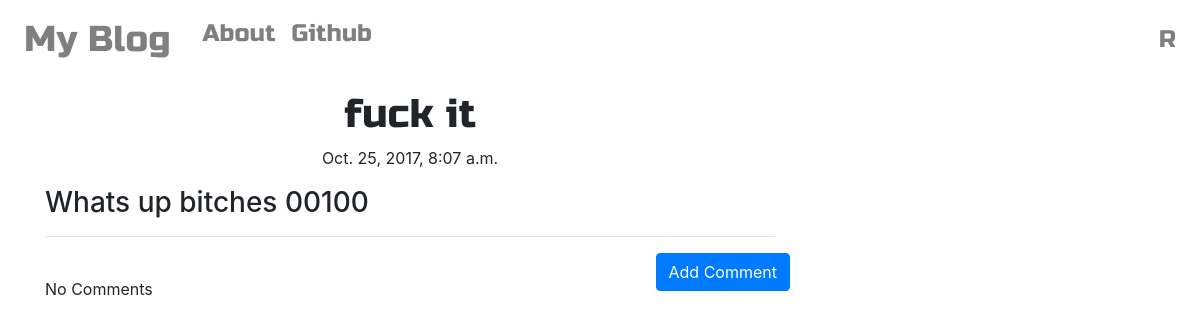
/post/1, run on the app's committed database.
### blog/models.py (models this page shows, shortened)
class Post(models.Model):
    author = models.ForeignKey('auth.User')
    title = models.CharField(max_length=200)
    text = models.TextField()
    create_date = models.DateTimeField(default=timezone.now())
    published_date = models.DateTimeField(blank=True,null=True)

class Comments(models.Model):
    post = models.ForeignKey('blog.Post',related_name='comments')
    author =  models.CharField(max_length=200)
    text = models.TextField()
    create_date = models.DateTimeField(default=timezone.now())
    approved_comments = models.BooleanField(default=False)

### blog/views.py (the view)
# urls.py: url(r'^post/(?P<pk>\d+)$',views.PostDetailView.as_view(),name='post_detail'),
class PostDetailView(DetailView):
    model = Post

### blog/templates/blog/post_detail.html (shortened to what this page needs)
{% extends "blog/base.html" %}
{% block content %}
  <h1 class="posttitle loader">{{post.title}}</h1>
  {% if post.published_date %}
  <div class="date postdate">
    {{post.published_date}}
  </div>
  {% else %}
  <a class="btn btn-default" href="{% url 'post_publish' pk=post.pk %}">Publish</a>
  {% endif %}
  <p class="postcontent">{{post.text|safe|linebreaksbr}}</p>
  <hr>
  <a class="btn btn-primary btn-comment" href="{% url 'add_comment_to_post' pk=post.pk %}">Add Comment</a>
  <div>
    {% for comment in post.comments.all %}
    <br>
      <p>No Comments</p>
    {% endfor %}
  </div>
{% endblock %}

### blog/static/css/blog.css (style rules this page uses)
.postdate { text-align: center; }
.posttitle { font-family: 'Russo One',sans-serif; font-size: 2.5em; text-align: center; }
.postcontent { font-family: 'Montserrat'; font-size: 1.5em; }
.btn-comment { position: absolute; right: 0px; }
.loader { filter:hue-rotate(0deg); color:linear-gradient(45deg,#0f8,#08f); animation:hue 10000ms infinite linear; }

### data on the page
Post: title "fuck it", published_date "Oct. 25, 2017, 8:07 a.m.", text "Whats up bitches 00100"
